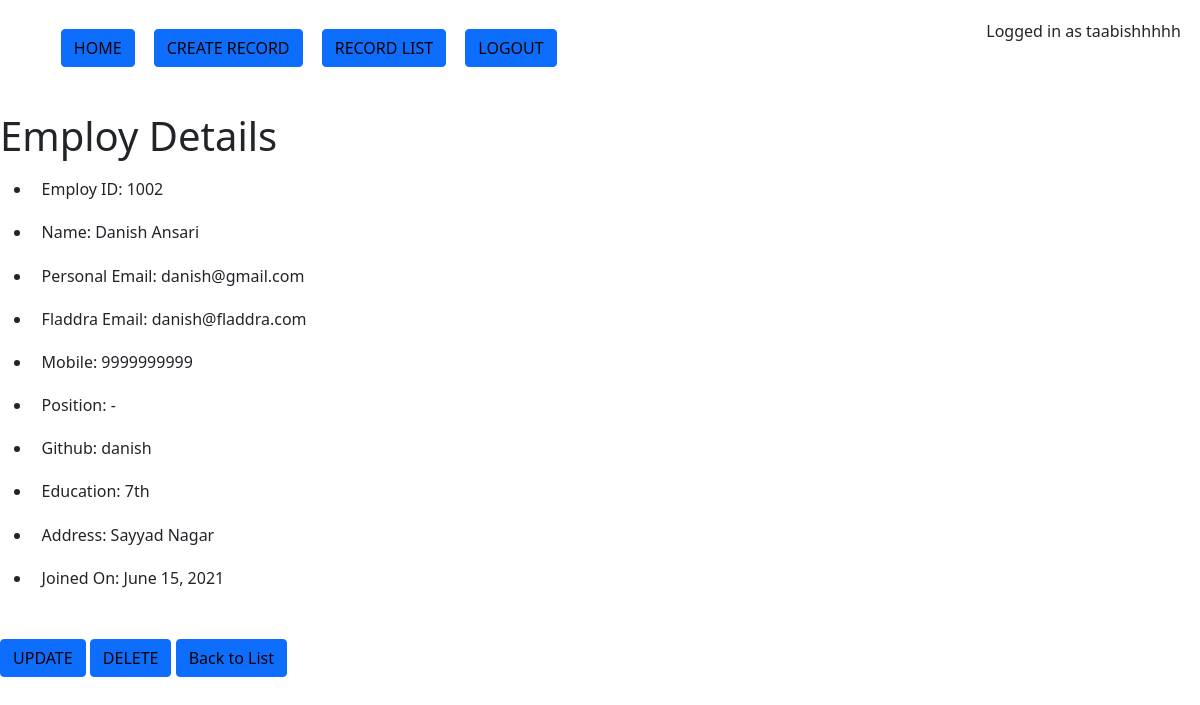
Screenshot of /emp/view/2/ (signed in) with the database file from the repository.
### emp/models.py (models this page shows, shortened)
class Employ(models.Model):
    intern = 'Intern'
    sendev = 'Senior Developer'
    jundev = 'Junior Developer'
    hr = 'HR'
    no = '-'
    test = 'Test'
    position_choices = [
                (intern ,'Intern'),
                (sendev ,'Senior Developer'),
                 (jundev ,'Junior Developer'),
                 (hr , 'HR'),
                 (no , '-'),
                 (test , 'Test')
                 ]
    empid = models.AutoField(primary_key=True)
    employID = IntegerField('Employ ID', unique=True, validators=[validate_employID, ])
    fname = models.CharField('First Name', max_length=20, validators= [validate_fname, ])
    lname = models.CharField('Last Name', max_length=20, validators=[validate_lname, ])
    personalEmail = models.EmailField('Personal Email')
    fladdraEmail = models.EmailField('Fladdra Email', validators=[validate_fladdraEmail])
    mobile = models.IntegerField('Mobile No', unique=True, validators=[validate_mobile, ])
    position = models.CharField('Position', max_length=16,choices=position_choices, validators=[validate_position])
    github = models.CharField('Github', max_length=50)
    education = models.CharField('Highest Education', max_length=80)
    address = models.TextField('Address')
    joinedOn = models.DateField('Joined On', default=date.today)
    is_archived = models.BooleanField(default=False, null=True, blank=True)
    def get_delete_url(self):
        return reverse('emp:delete_emp', kwargs = {'empid' : self.empid})
    def get_update_url(self):
        return reverse('emp:update_emp', kwargs = {'empid' : self.empid})
    def get_full_name(self):
        return self.fname + ' ' + self.lname
    class Meta:
        verbose_name = 'Employee'
        verbose_name_plural = 'Employees'

### emp/views.py (the view)
# urls.py: path('view/<int:empid>/', ViewEmp.as_view(), name='view_emp'),
class ViewEmp(LoginRequiredMixin, MyGetQuerySet, DetailView):
    template_name = 'emp/view.html'
    def get_object(self):
        id_ = self.kwargs.get('empid')
        return get_object_or_404(Employ, empid=id_)

### templates/emp/view.html (shortened to what this page needs)
{% include 'navbar.html' %}
<h1>Employ Details</h1>
<ul>
    <li>Employ ID: {{ object.employID }} </li>
    <li>Name: {{ object.get_full_name }}</li>
    <li>Personal Email: {{ object.personalEmail }}</li>
    <li>Fladdra Email: {{ object.fladdraEmail }}</li>
    <li>Mobile: {{ object.mobile }}</li>
    <li>Position: {{ object.position }}</li>
    <li>Github: {{ object.github }}</li>
    <li>Education: {{ object.education }} </li>
    <li>Address: {{ object.address }} </li>
    <li>Joined On: {{ object.joinedOn }} </li>
</ul>
<button class="btn btn-primary"><a href="{{ object.get_update_url }}">UPDATE</a></button>
<button class="btn btn-primary"><a href="{{  object.get_delete_url }}">DELETE</a></button>
<button class="btn btn-primary"><a href="/emp/list/">Back to List</a></button>

### templates/navbar.html (shortened to what this page needs)
<link href="https://cdn.jsdelivr.net/npm/bootstrap@5.0.1/dist/css/bootstrap.min.css" rel="stylesheet">
<nav class = "navlinks">
    <ul type = "none">
    <li>
        <button class="btn btn-primary"><a href="/">HOME</a></button>
    </li>
    {% if user.is_authenticated %}
    <li>
        <button class="btn btn-primary"><a href="/emp/create/">CREATE RECORD</a></button>
    </li>
    <li>
        <button class="btn btn-primary"><a href="/emp/list/">RECORD LIST</a></button>
    </li>
    <li><button class="btn btn-primary"><a href="/logout/">LOGOUT</a></button></li>
    {% endif %}
</ul>
    {% if user.is_authenticated %}
        <p>Logged in as {{ user.username }} </p>
    {% endif %}
</nav>

### templates/navbar.html (style rules this page uses)
.navlinks { display: flex; justify-content: space-between; padding: 1.2rem;; }
.navlinks ul { display: flex; }
li { padding: 0.6rem;; }
button { background-color: none; }
button a { text-decoration: none; color:black; }

### rows the page displays
Employ: employID "1002", get_full_name "Danish Ansari", personalEmail "danish@gmail.com", fladdraEmail "danish@fladdra.com", mobile "9999999999", position "-", github "danish", education "7th", address "Sayyad Nagar", joinedOn "June 15, 2021"

### other values shown
{{ user.username }} "taabishhhhh"
